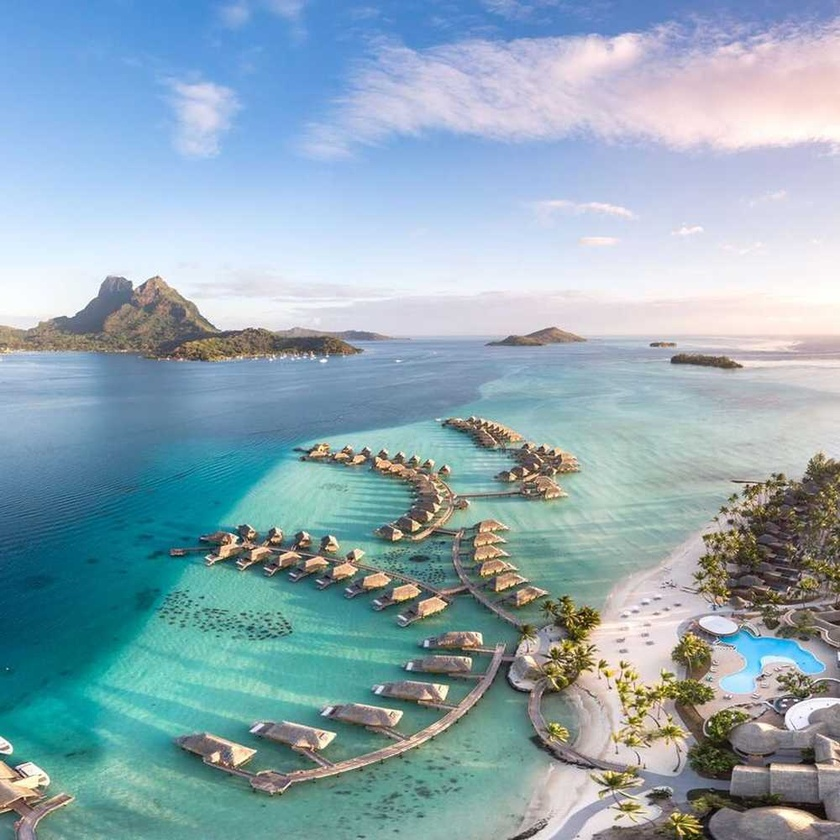
//> input picture Images/borbora.jpg, 840 x 840 px, shrunk from 1000 x 1000 before the run
$ ./main Images/borbora.jpg 3 1   (built with g++ and OpenCV 4)
//> lines starting //> are read from the running program, lines starting //| are printed output that depends on the picture
#include <filesystem>
#include <iostream>
#include <opencv2/opencv.hpp>
#include <string>

#include "seamcarving.h"

#define NB_PARAM 3

using namespace std;
using namespace cv;

int main(int argc, char *argv[]) {

  if (argc != NB_PARAM + 1) {
    cerr << "Paramètre : chemin vers l'image, nombre de seams, type (1>cols, "
            "2>rows, 3>both)"
         << endl;
    exit(EXIT_FAILURE);
  }

  string nom_image;       // Nom de l'image original avec son extension (ex :
                          // nom_image.png)
  string nom_image_noExt; // Nom de l'image sans son extension (ex : nom_image)
  string dir_path; // Chemin d'accès vers l'enregistrement des images générées
                   // (ex : images/nom_image/)

  // On récupère un chemin d'accès vers l'image et on ne garde que le nom de
  // l'image avec son extension
  filesystem::path chemin_abs_img(argv[1]);
  nom_image = chemin_abs_img.filename().string();

  // On ne garde que le nom de l'image sans l'extension afin de pouvoir créer un
  // répertoire avec son nom
  filesystem::path chemin_img_ext(nom_image);
  nom_image_noExt = chemin_img_ext.stem().string();

  dir_path = string("Images/") + nom_image_noExt + string("/");

  // Création du répertoire "images"
  if (!filesystem::exists("Images")) {
    if (!filesystem::create_directory("Images")) {
      cerr << "Échec de la création du répertoire 'images'." << endl;
      exit(EXIT_FAILURE);
    }
  }

  // Création du répertoire pourtant le nom de l'image traité
  if (!filesystem::exists(dir_path)) {
    if (!filesystem::create_directory(dir_path)) {
      cerr << "Échec de la création du répertoire d'accueil." << endl;
      exit(EXIT_FAILURE);
    }
  }

  // Lecture de l'image en couleurs (par défaut en BGR)
  Mat image = imread(argv[1], IMREAD_COLOR);
//> image is the input picture: 840 rows x 840 cols, CV_8UC3; mean B, G, R 180.4, 169, 142.9

  // Lecture de l'image avec le paramètre "IMREAD_GRAYSCALE" pour uniquement
  // l'avoir en degrés de gris
  Mat image_gray = imread(argv[1], IMREAD_GRAYSCALE);
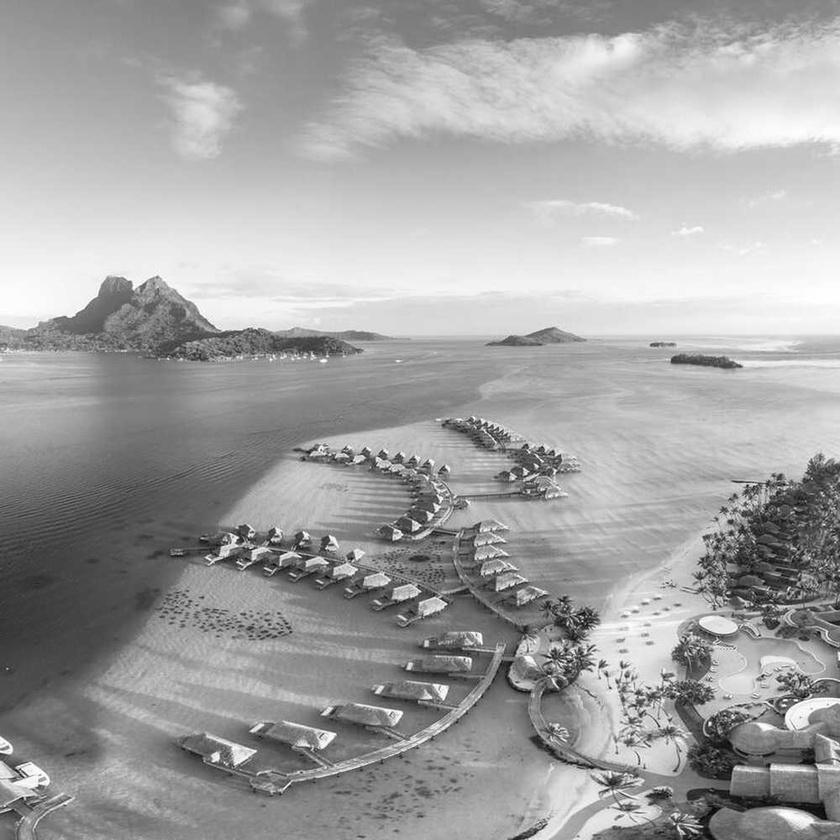
//> image_gray: 840 rows x 840 cols, CV_8UC1; min 1, max 255, mean 162.5

  if (image.empty()) { // Vérification si l'image existe
    cerr << "Erreur de lecture de l'image (main)!" << endl;
    exit(EXIT_FAILURE);
  }

  // ----------------------- Projet -----------------------

  Mat img;

  int nb_seam = atoi(argv[2]); // nombre de seams
//> nb_seam = 3

  int type_seam = atoi(argv[3]);
//> type_seam = 1

  switch (type_seam) {
  case 1:
//> (the run ends here: the program needs code that is not available in this run, at `img = seamCarving(image.clone(), image_gray.clone(), nb_seam, nom_image,`)

$ run again, on Images/montagnes.jpg
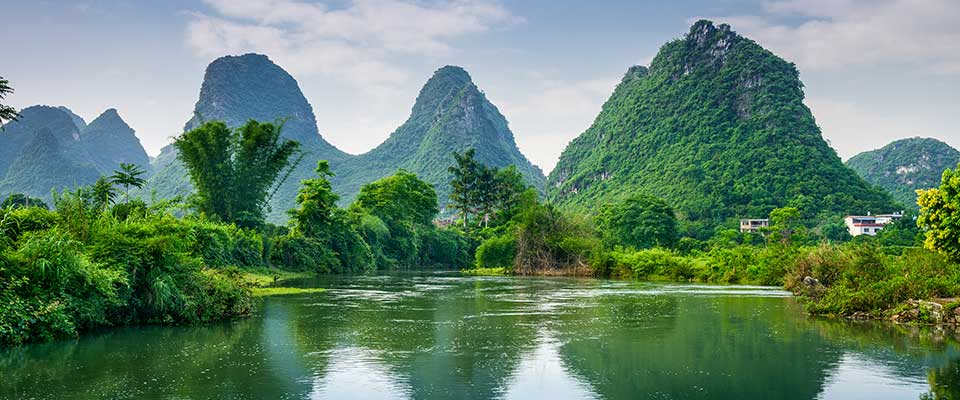
//> input picture Images/montagnes.jpg, 960 x 400 px
//> image is the input picture: 400 rows x 960 cols, CV_8UC3; mean B, G, R 109.7, 132.1, 101
//> `Mat image_gray = imread(argv[1], IMREAD_GRAYSCALE);`:
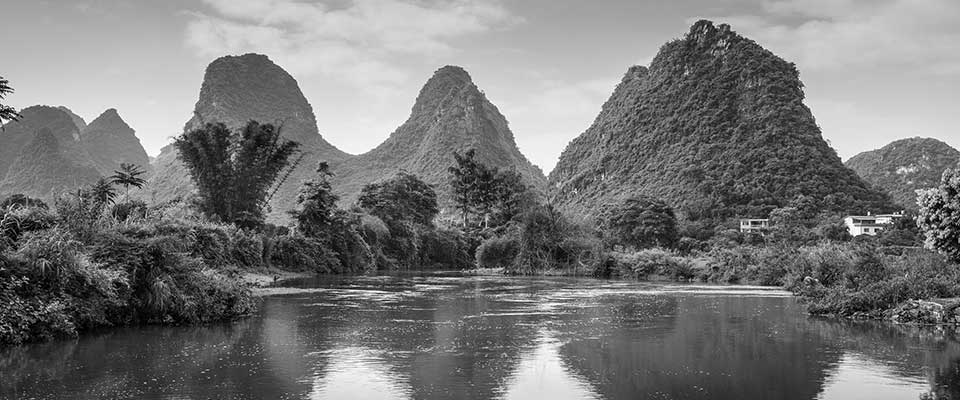
//> image_gray: 400 rows x 960 cols, CV_8UC1; min 0, max 255, mean 120.1
//> nb_seam = 3
//> type_seam = 1

$ run again, on Images/piaf.jpg
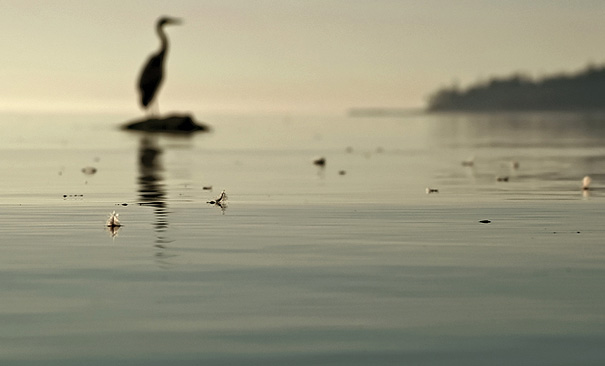
//> input picture Images/piaf.jpg, 605 x 366 px
//> image is the input picture: 366 rows x 605 cols, CV_8UC3; mean B, G, R 128.9, 152.1, 154.4
//> `Mat image_gray = imread(argv[1], IMREAD_GRAYSCALE);`:
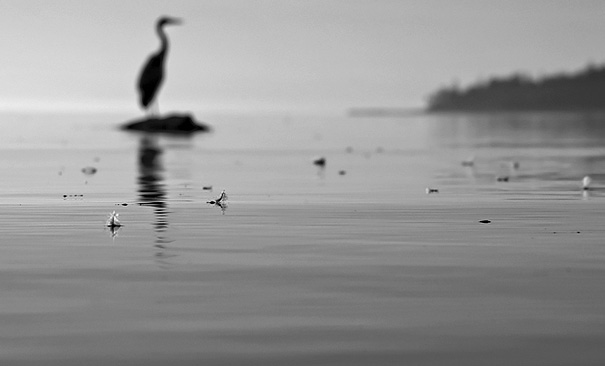
//> image_gray: 366 rows x 605 cols, CV_8UC1; min 0, max 248, mean 150.1
//> nb_seam = 3
//> type_seam = 1
